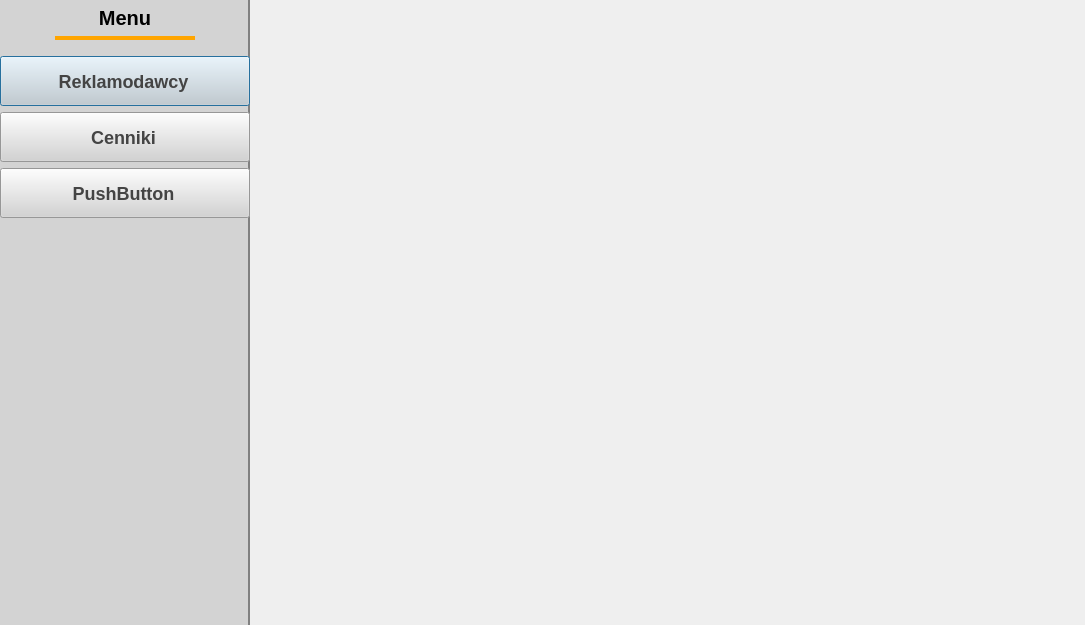
<?xml version="1.0" encoding="UTF-8"?>
<ui version="4.0">
 <class>AdminDialog</class>
 <widget class="QDialog" name="AdminDialog">
  <property name="windowModality">
   <enum>Qt::ApplicationModal</enum>
  </property>
  <property name="geometry">
   <rect>
    <x>0</x>
    <y>0</y>
    <width>1085</width>
    <height>625</height>
   </rect>
  </property>
  <property name="windowTitle">
   <string>Dialog</string>
  </property>
  <property name="modal">
   <bool>false</bool>
  </property>
  <layout class="QHBoxLayout" name="horizontalLayout">
   <property name="spacing">
    <number>0</number>
   </property>
   <property name="leftMargin">
    <number>0</number>
   </property>
   <property name="topMargin">
    <number>0</number>
   </property>
   <property name="rightMargin">
    <number>0</number>
   </property>
   <property name="bottomMargin">
    <number>0</number>
   </property>
   <item>
    <widget class="QSplitter" name="splitter">
     <property name="orientation">
      <enum>Qt::Horizontal</enum>
     </property>
     <property name="handleWidth">
      <number>1</number>
     </property>
     <property name="childrenCollapsible">
      <bool>false</bool>
     </property>
     <widget class="QWidget" name="widget" native="true">
      <property name="sizePolicy">
       <sizepolicy hsizetype="Minimum" vsizetype="Preferred">
        <horstretch>0</horstretch>
        <verstretch>0</verstretch>
       </sizepolicy>
      </property>
      <property name="minimumSize">
       <size>
        <width>120</width>
        <height>0</height>
       </size>
      </property>
      <property name="maximumSize">
       <size>
        <width>250</width>
        <height>16777215</height>
       </size>
      </property>
      <property name="baseSize">
       <size>
        <width>0</width>
        <height>0</height>
       </size>
      </property>
      <property name="styleSheet">
       <string notr="true">border-right: 2px solid gray;
padding-right: 2px;
background-color: lightgray;</string>
      </property>
      <layout class="QVBoxLayout" name="verticalLayout">
       <item alignment="Qt::AlignHCenter">
        <widget class="QLabel" name="label">
         <property name="sizePolicy">
          <sizepolicy hsizetype="Fixed" vsizetype="Preferred">
           <horstretch>0</horstretch>
           <verstretch>0</verstretch>
          </sizepolicy>
         </property>
         <property name="minimumSize">
          <size>
           <width>140</width>
           <height>0</height>
          </size>
         </property>
         <property name="styleSheet">
          <string notr="true">font-weight: bold;
font-size: 20px;
border: 2px solid transparent;
border-bottom: 4px solid orange;
padding: 4px 0 6px 0;</string>
         </property>
         <property name="text">
          <string>Menu</string>
         </property>
         <property name="alignment">
          <set>Qt::AlignCenter</set>
         </property>
        </widget>
       </item>
       <item>
        <spacer name="verticalSpacer_2">
         <property name="orientation">
          <enum>Qt::Vertical</enum>
         </property>
         <property name="sizeType">
          <enum>QSizePolicy::Fixed</enum>
         </property>
         <property name="sizeHint" stdset="0">
          <size>
           <width>20</width>
           <height>10</height>
          </size>
         </property>
        </spacer>
       </item>
       <item>
        <widget class="QPushButton" name="usersBtn">
         <property name="sizePolicy">
          <sizepolicy hsizetype="Minimum" vsizetype="Fixed">
           <horstretch>0</horstretch>
           <verstretch>0</verstretch>
          </sizepolicy>
         </property>
         <property name="minimumSize">
          <size>
           <width>0</width>
           <height>50</height>
          </size>
         </property>
         <property name="styleSheet">
          <string notr="true">font-size: 18px;
font-weight: bold;
color: #444;</string>
         </property>
         <property name="text">
          <string>Reklamodawcy</string>
         </property>
        </widget>
       </item>
       <item>
        <widget class="QPushButton" name="priceListsBtn">
         <property name="sizePolicy">
          <sizepolicy hsizetype="Minimum" vsizetype="Fixed">
           <horstretch>0</horstretch>
           <verstretch>0</verstretch>
          </sizepolicy>
         </property>
         <property name="minimumSize">
          <size>
           <width>0</width>
           <height>50</height>
          </size>
         </property>
         <property name="styleSheet">
          <string notr="true">font-size: 18px;
font-weight: bold;
color: #444;</string>
         </property>
         <property name="text">
          <string>Cenniki</string>
         </property>
        </widget>
       </item>
       <item>
        <widget class="QPushButton" name="pushButton_3">
         <property name="sizePolicy">
          <sizepolicy hsizetype="Minimum" vsizetype="Fixed">
           <horstretch>0</horstretch>
           <verstretch>0</verstretch>
          </sizepolicy>
         </property>
         <property name="minimumSize">
          <size>
           <width>0</width>
           <height>50</height>
          </size>
         </property>
         <property name="styleSheet">
          <string notr="true">font-size: 18px;
font-weight: bold;
color: #444;</string>
         </property>
         <property name="text">
          <string>PushButton</string>
         </property>
        </widget>
       </item>
       <item>
        <spacer name="verticalSpacer">
         <property name="orientation">
          <enum>Qt::Vertical</enum>
         </property>
         <property name="sizeHint" stdset="0">
          <size>
           <width>20</width>
           <height>40</height>
          </size>
         </property>
        </spacer>
       </item>
      </layout>
     </widget>
     <widget class="QStackedWidget" name="stackedWidget">
      <property name="sizePolicy">
       <sizepolicy hsizetype="MinimumExpanding" vsizetype="Preferred">
        <horstretch>0</horstretch>
        <verstretch>0</verstretch>
       </sizepolicy>
      </property>
      <widget class="QWidget" name="page"/>
      <widget class="QWidget" name="page_2"/>
     </widget>
    </widget>
   </item>
  </layout>
 </widget>
 <resources/>
 <connections/>
</ui>
